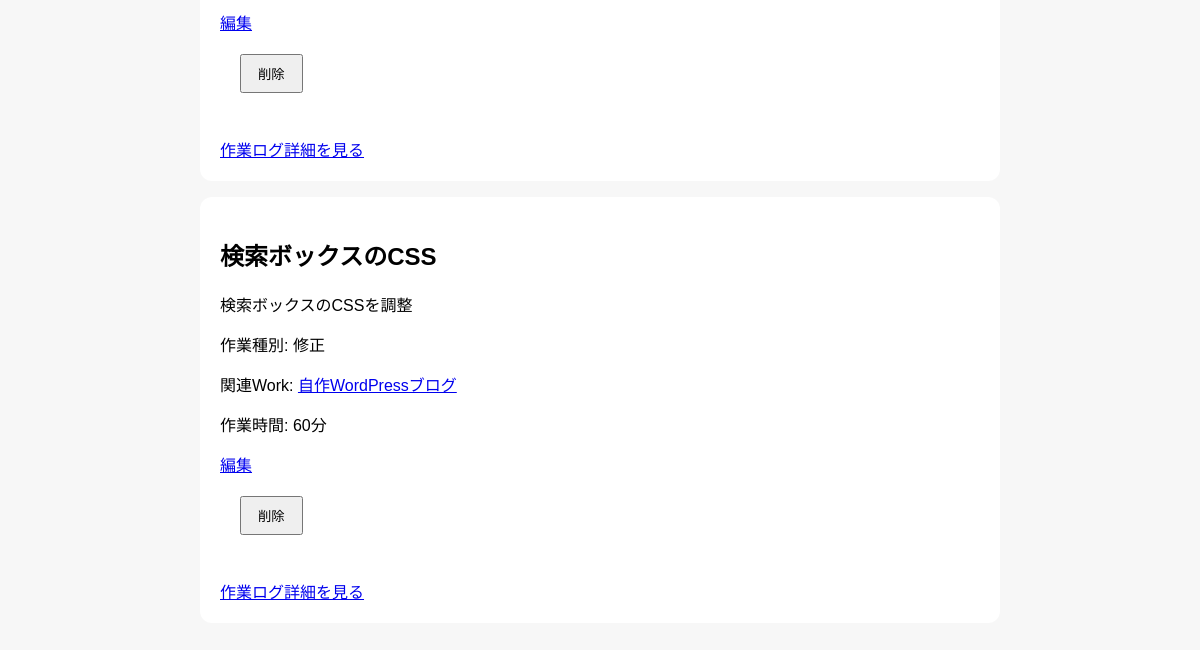
Page /posts-page (lower part) on the earlier database version.
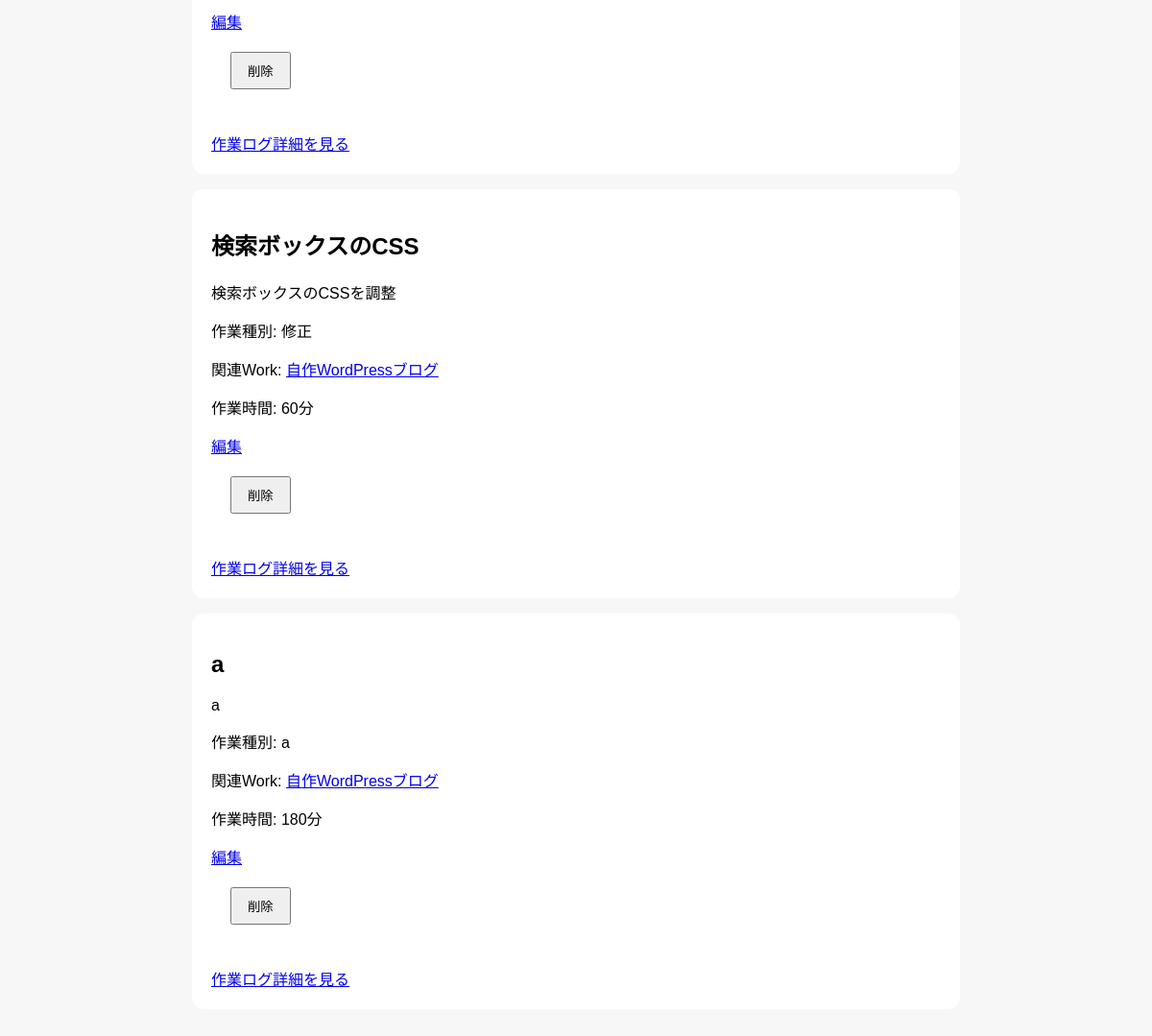
Same page on the later database version.
### app/models.py (models this page shows)
class Post(Base):
    __tablename__ = "posts"
    id = Column(Integer, primary_key=True, index=True)
    title = Column(String)
    content = Column(String)
    task_type = Column(String)
    start_time = Column(DateTime)
    end_time = Column(DateTime)
    work_time_minutes = Column(Integer)
    work_id = Column(Integer, ForeignKey("works.id"))
    work = relationship(
        "Work",
        back_populates="posts"
    )
    created_at = Column(DateTime, default=datetime.now)

class Work(Base):
    __tablename__ = "works"
    id = Column(Integer, primary_key=True, index=True)
    title = Column(String, nullable=False)
    description = Column(Text, nullable=False)
    github_url = Column(String)
    app_url = Column(String)
    technologies = Column(String)
    posts = relationship(
        "Post",
        back_populates="work"
    )
    created_at = Column(DateTime, default=datetime.now)

### app/main.py (the view)
@app.get("/posts-page")
def posts_page(
    request: Request,
    work_id: int | None = None,
    db: Session = Depends(get_db)
):
    query = db.query(models.Post)
    if work_id:
        query = query.filter(
            models.Post.work_id == work_id
        )
    posts = query.all()
    works = db.query(models.Work).all()
    return templates.TemplateResponse(
        request,
        "posts.html",
        {"posts": posts, "works": works}
    )

### app/templates/posts.html (shortened to what this page needs)
<!DOCTYPE html>
<html lang="ja">
<head>
    <link rel="stylesheet" href="/static/style.css">
</head>
<body>
    {% for post in posts %}
    <div class="post-card">
        <h2>{{ post.title }}</h2>
        <div>{{ post.content[:120] | safe }}</div>
        <p>作業種別: {{ post.task_type }}</p>
        {% if post.work %}
        <p>
            関連Work:
            <a href="/works-page/{{ post.work.id }}">
                {{ post.work.title }}
            </a>
        </p>
        {% endif %}
        <p>作業時間: {{ post.work_time_minutes }}分</p>
        <a href="/posts-page/{{ post.id }}/edit">編集</a>
        <form action="/posts-page/{{ post.id }}/delete" method="post">
        <button type="submit">削除</button>
        </form>
        <a href="/posts-page/{{ post.id }}">作業ログ詳細を見る</a>
    </div>
    {% endfor %}
</body>
</html>

### app/static/style.css (style rules this page uses)
body { font-family: sans-serif; max-width: 800px; margin: 40px auto; padding: 0 20px; background: #f7f7f7; }
form { background: white; padding: 20px; border-radius: 12px; margin-bottom: 24px; }
button { padding: 8px 16px; cursor: pointer; }
.post-card { background: white; padding: 20px; border-radius: 12px; margin-bottom: 16px; }

Differences in the rows shown:
added Post: title "a", content "a", task_type "a", work "自作WordPressブログ", work_time_minutes "180"
